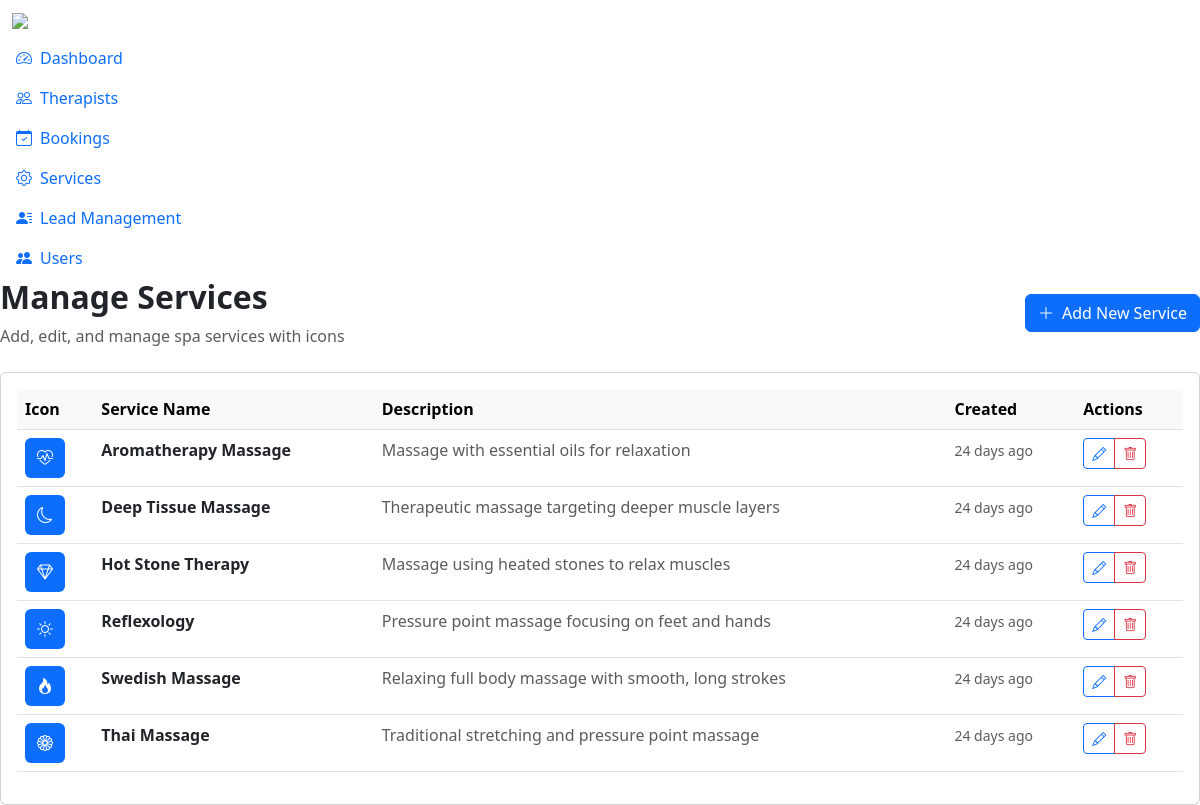
The app's page /admin/services.php (signed in) with its own data.
### tables this page shows
CREATE TABLE `services` (
  `id` int(11) NOT NULL,
  `name` varchar(100) NOT NULL,
  `description` text DEFAULT NULL,
  `points` text DEFAULT NULL,
  `created_at` timestamp NOT NULL DEFAULT current_timestamp(),
  `icon_type` varchar(255) DEFAULT NULL,
  `icon_value` varchar(255) DEFAULT NULL
);

### includes/database.php (called while the page is built, shortened)
<?php
class Database {
    private static $instance = null;
    private $connection;
    private function __construct() {
        try {
            $this->connection = new PDO(
                "mysql:host=" . DB_HOST . ";dbname=" . DB_NAME . ";charset=utf8mb4",
                DB_USER,
                DB_PASS,
                [
                    PDO::ATTR_ERRMODE => PDO::ERRMODE_EXCEPTION,
                    PDO::ATTR_DEFAULT_FETCH_MODE => PDO::FETCH_ASSOC,
                    PDO::ATTR_EMULATE_PREPARES => false
                ]
            );
        } catch(PDOException $e) {
            die("Database connection failed: " . $e->getMessage());
        }
    }
    public static function getInstance() {
        if (self::$instance === null) {
            self::$instance = new self();
        }
        return self::$instance;
    }
    public function prepare($sql) {
        return $this->connection->prepare($sql);
    }
}
function getDB() {
    return Database::getInstance();
}
?>

### includes/functions.php (called while the page is built, shortened)
<?php
require_once 'database.php';
function timeAgo($datetime) {
    $utc = new DateTimeZone('UTC');
    $ist = new DateTimeZone('Asia/Kolkata');
    $time = new DateTime($datetime, $utc);
    $time->setTimezone($ist);
    $now = new DateTime('now', $ist);
    $diff = $now->diff($time);
    $units = [
        'y' => 'year',
        'm' => 'month',
        'd' => 'day',
        'h' => 'hour',
        'i' => 'minute',
        's' => 'second',
    ];
    foreach ($units as $k => &$v) {
        if ($diff->$k) {
            $v = $diff->$k . ' ' . $v . ($diff->$k > 1 ? 's' : '');
        } else {
            unset($units[$k]);
        }
    }
    return $units ? reset($units) . ' ago' : 'just now';
}
?>

### admin/services.php (the view, shortened to what this page needs)
<?php
require_once '../includes/functions.php';
function getAllServicesWithIcons() {
    $db = getDB();
    $stmt = $db->prepare("SELECT * FROM services ORDER BY name");
    $stmt->execute();
    return $stmt->fetchAll();
}
$services = getAllServicesWithIcons();
?>
<?php include 'includes/admin_header.php'; ?>
<div class="admin-content">
    <div class="d-flex justify-content-between align-items-center mb-4">
        <div>
            <h2 class="fw-bold">Manage Services</h2>
            <p class="text-muted mb-0">Add, edit, and manage spa services with icons</p>
        </div>
        <button class="btn btn-primary" data-bs-toggle="modal" data-bs-target="#serviceModal">
            <i class="bi bi-plus-lg me-2"></i>Add New Service
        </button>
    </div>
    <div class="card">
        <div class="card-body">
            <?php if (empty($services)): ?>
                <div class="text-center py-5">
                    <i class="bi bi-gear display-4 text-muted"></i>
                    <h5 class="text-muted mt-3">No services found</h5>
                    <p class="text-muted">Click "Add New Service" to get started.</p>
                </div>
            <?php else: ?>
                <div class="table-responsive">
                    <table class="table table-hover">
                        <thead class="table-light">
                            <tr>
                                <th>Icon</th>
                                <th>Service Name</th>
                                <th>Description</th>
                                <th>Created</th>
                                <th>Actions</th>
                            </tr>
                        </thead>
                        <tbody>
                            <?php foreach ($services as $service): ?>
                                <tr>
                                    <td>
                                        <div class="service-icon-preview">
                                            <?php if ($service['icon_type'] === 'upload' && $service['icon_image']): ?>
                                                <img src="<?php echo UPLOAD_URL . $service['icon_image']; ?>"
                                                     alt="<?php echo htmlspecialchars($service['name']); ?>"
                                                     style="width: 40px; height: 40px; object-fit: cover; border-radius: 8px;">
                                            <?php elseif ($service['icon_type'] === 'bootstrap' && $service['icon_value']): ?>
                                                <div class="d-flex align-items-center justify-content-center bg-primary text-white rounded"
                                                     style="width: 40px; height: 40px;">
                                                    <i class="bi <?php echo htmlspecialchars($service['icon_value']); ?>"></i>
                                                </div>
                                            <?php endif; ?>
                                        </div>
                                    </td>
                                    <td>
                                        <strong><?php echo htmlspecialchars($service['name']); ?></strong>
                                    </td>
                                    <td>
                                        <span class="text-muted"><?php echo htmlspecialchars(substr($service['description'], 0, 100)); ?>
                                        <?php if (strlen($service['description']) > 100) echo '...'; ?></span>
                                    </td>
                                    <td>
                                        <small class="text-muted"><?php echo timeAgo($service['created_at']); ?></small>
                                    </td>
                                    <td>
                                        <div class="btn-group btn-group-sm">
                                            <button class="btn btn-outline-primary" onclick="editService(<?php echo $service['id']; ?>)">
                                                <i class="bi bi-pencil"></i>
                                            </button>
                                            <button class="btn btn-outline-danger" onclick="deleteService(<?php echo $service['id']; ?>, '<?php echo htmlspecialchars($service['name']); ?>')">
                                                <i class="bi bi-trash"></i>
                                            </button>
                                        </div>
                                    </td>
                                </tr>
                            <?php endforeach; ?>
                        </tbody>
                    </table>
                </div>
            <?php endif; ?>
        </div>
    </div>
</div>
<?php
include 'includes/admin_footer.php';
?>

### records on screen
services: name "Aromatherapy Massage", description "Massage with essential oils for relaxation", created_at "24 days ago"
services: name "Deep Tissue Massage", description "Therapeutic massage targeting deeper muscle layers", created_at "24 days ago"
services: name "Hot Stone Therapy", description "Massage using heated stones to relax muscles", created_at "24 days ago"
services: name "Reflexology", description "Pressure point massage focusing on feet and hands", created_at "24 days ago"
services: name "Swedish Massage", description "Relaxing full body massage with smooth, long strokes", created_at "24 days ago"
services: name "Thai Massage", description "Traditional stretching and pressure point massage", created_at "24 days ago"
